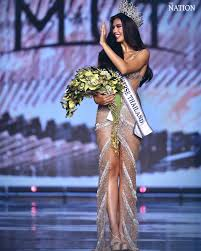
#> input picture image.jpg, 201 x 251 px
$ python line.py
#> lines starting #> are read from the running program, lines starting #| are printed output that depends on the picture
import cv2
import numpy as np

# สร้างฟังก์ชันสำหรับวาดเส้นตรง
def draw_line(image, start_point, end_point, color=(0, 0, 255), thickness=2):
    return cv2.line(image, start_point, end_point, color, thickness)

# โหลดรูปภาพ
image = cv2.imread('image.jpg')
#> image is the input picture: shape (251, 201, 3); mean B, G, R 153, 116.1, 113.8

# กำหนดตำแหน่งเริ่มต้นและสิ้นสุดของเส้นตรง (ตัวอย่างเลือกตำแหน่งแบบสุ่ม)
start_point = (100, 100)
end_point = (400, 400)

# วาดเส้นตรงบนภาพ
draw_line(image, start_point, end_point)

# แสดงภาพที่มีเส้นตรง
cv2.imshow("Line on Image", image)

# สร้าง kernel สำหรับ Convolution (ตัวอย่างใช้ kernel 3x3)
kernel = np.array([[0, -1, 0],
                   [-1, 5,-1],
                   [0, -1, 0]], dtype=np.float32)

# ทำการ Convolution กับภาพ
convolution_result = cv2.filter2D(image, -1, kernel)
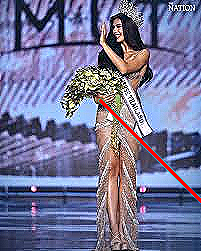
#> convolution_result: shape (251, 201, 3); mean B, G, R 151.7, 115.7, 114.5


# แสดงผลลัพธ์ของ Convolution
cv2.imshow("Convolution Result", convolution_result)
cv2.waitKey(0)
cv2.destroyAllWindows()
